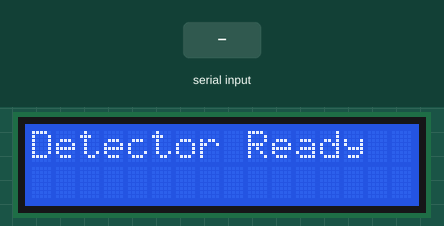
This sketch was run on a simulated Arduino Uno, built with avr-gcc and run on an emulated ATmega328P. On the bench: 16×2 character LCD. The inputs (shaded band) are chosen by the test bench.

Above: at 1.2 s.
1.3 s: "1" received over Serial
At 1.8 s:
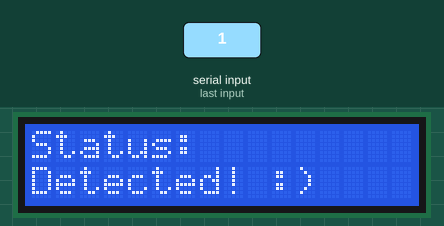
2.8 s: "0" received over Serial
At 4.0 s:
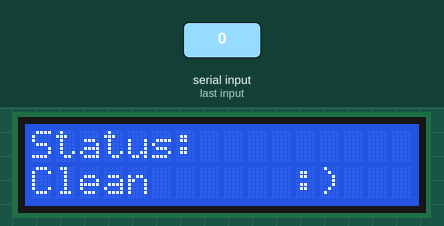
4.3 s: "2" received over Serial
At 5.2 s:
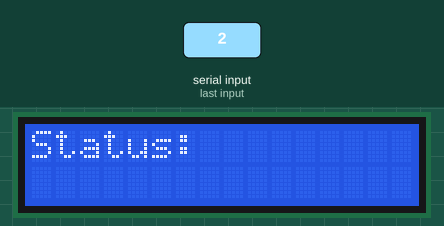
Timing chart, 0 to 7.3 s (numbered marks = the images above; inputs shaded):
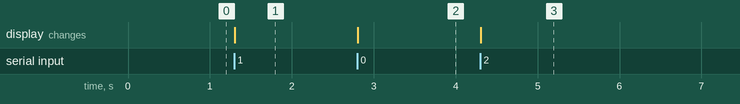

Measured:
- after the input at 1.3 s, the display: changes at once (image 1)
- after the input at 2.8 s, the display: changes at once (image 2)
- after the input at 4.3 s, the display: changes at once (image 3)

The sketch:

Microplastic_OpenCV.ino
```cpp
#include <LiquidCrystal.h>

// Initialize the library with the numbers of the interface pins
// LiquidCrystal(rs, enable, d4, d5, d6, d7)
LiquidCrystal lcd(12, 11, 5, 4, 3, 2);

void setup() {
  // Start serial communication at a baud rate of 9600
  Serial.begin(9600);

  // Set up the LCD's number of columns and rows
  lcd.begin(16, 2);

  // Print a startup message to the LCD.
  lcd.print("Detector Ready");
}

void loop() {
  // Check if there is any data coming from the laptop
  if (Serial.available() > 0) {
    // Read the incoming character
    char signal = Serial.read();

    lcd.clear();
    lcd.setCursor(0, 0);
    lcd.print("Status:");
    lcd.setCursor(0, 1);

    // Update the display based on the signal
    if (signal == '1') {
      lcd.print("Detected! :)");
    } else if (signal == '0') {
      lcd.print("Clean      :)");
    }
  }
}
```
